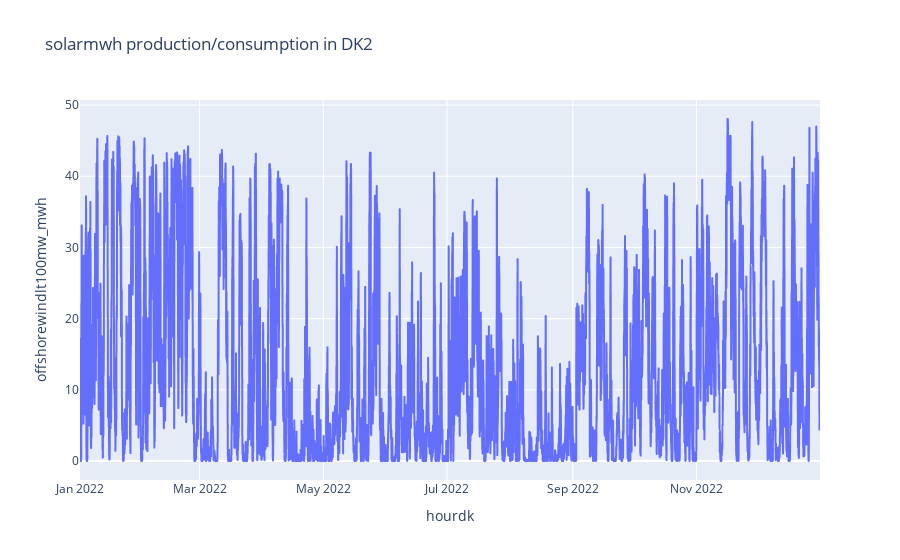

Notebook code for this chart:
### Code cell
rng_prodcons_type = select_random_column(prodcons)
rng_prodcons_price_area = random.choice(prodcons["pricearea"].unique())

df_rng_prodcons = prodcons.query(f"pricearea == '{rng_prodcons_price_area}'")
rng_prodcons_fig = px.line(df_rng_prodcons, x = 'hourdk', y = rng_prodcons_type,
                           title=f"{rng_prod_type} production/consumption in {rng_prodcons_price_area}")
rng_prodcons_fig.show()

### Figure 1 — Plotly figure (JSON) as saved in the notebook; plotly's stock layout.template omitted (floating-point values rounded to 4 significant figures; data arrays with more than 128 entries replaced by an {"elided": "..."} marker saying what was removed)
{"data": [{"hovertemplate": "hourdk=%{x}<br>offshorewindlt100mw_mwh=%{y}<extra></extra>", "legendgroup": "", "line": {"color": "#636efa", "dash": "solid"}, "marker": {"symbol": "circle"}, "mode": "lines", "name": "", "showlegend": false, "type": "scattergl", "x": {"elided": "8760 str values"}, "xaxis": "x", "y": {"elided": "8760 float values"}, "yaxis": "y"}], "layout": {"legend": {"tracegroupgap": 0}, "title": {"text": "solarmwh production/consumption in DK2"}, "xaxis": {"anchor": "y", "domain": [0, 1], "title": {"text": "hourdk"}}, "yaxis": {"anchor": "x", "domain": [0, 1], "title": {"text": "offshorewindlt100mw_mwh"}}}}
